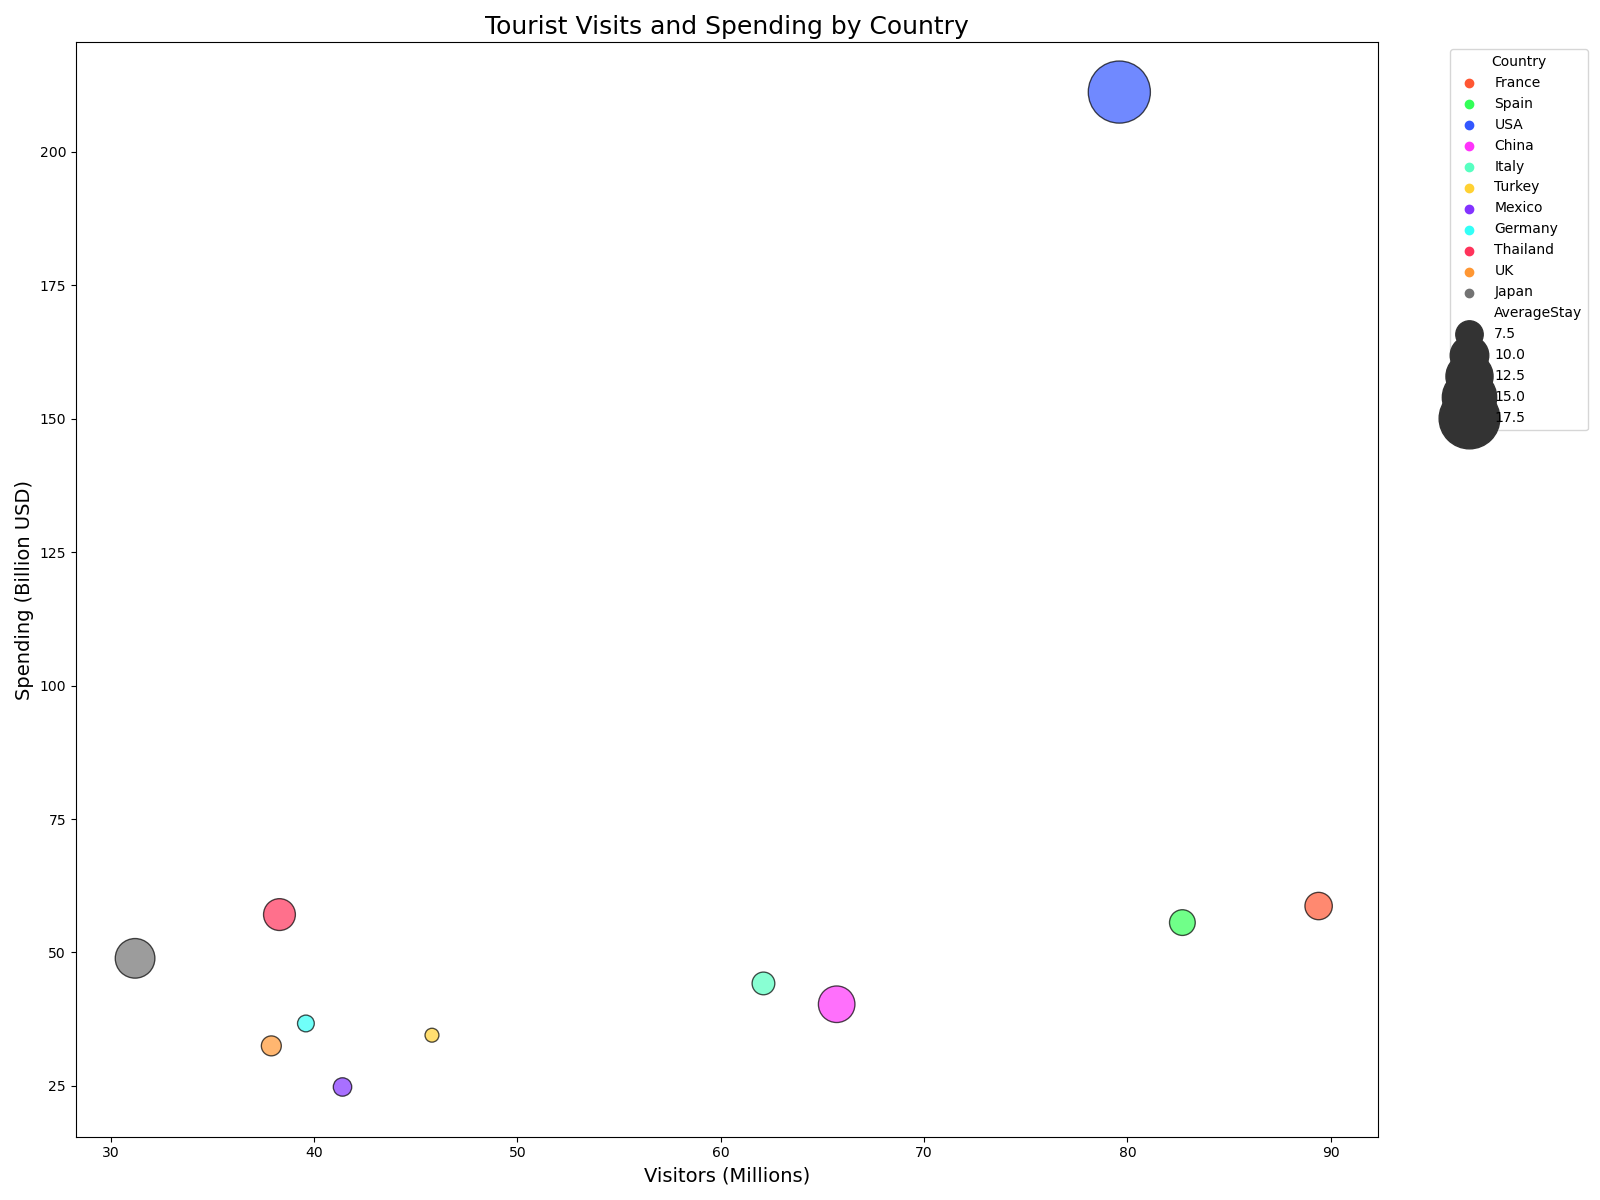

Write the Python code that produced this figure.

import seaborn as sns
import pandas as pd
import matplotlib.pyplot as plt

# Data
data = {
    'Country': ['France', 'Spain', 'USA', 'China', 'Italy', 'Turkey', 'Mexico', 'Germany', 'Thailand', 'UK', 'Japan'],
    'Visitors': [89.4, 82.7, 79.6, 65.7, 62.1, 45.8, 41.4, 39.6, 38.3, 37.9, 31.2],
    'Spending': [58.7, 55.6, 211.2, 40.3, 44.2, 34.5, 24.8, 36.7, 57.1, 32.5, 48.9],
    'AverageStay': [7.5, 7.2, 18.1, 9.5, 6.7, 5.6, 6.1, 5.9, 8.4, 6.3, 10.3]
}

# Create a DataFrame
df = pd.DataFrame(data)

# Plotting
plt.figure(figsize=(16, 12))
bubble = sns.scatterplot(data=df, x='Visitors', y='Spending', size='AverageStay', hue='Country', palette=['#FF5733', '#33FF57', '#3357FF', '#FF33FB', '#57FFC1', '#FFD133', '#8333FF', '#33FFF7', '#FF335B', '#FF9733', '#737373'], sizes=(100, 2000), alpha=0.7, edgecolor='black')

plt.title('Tourist Visits and Spending by Country', fontsize=18)
plt.xlabel('Visitors (Millions)', fontsize=14)
plt.ylabel('Spending (Billion USD)', fontsize=14)

# Customize legend
hand, labl = bubble.get_legend_handles_labels()
bubble.legend(hand[1:], labl[1:], title='Country', bbox_to_anchor=(1.05, 1), loc='upper left')

# Show the plot
plt.tight_layout()
plt.show()
